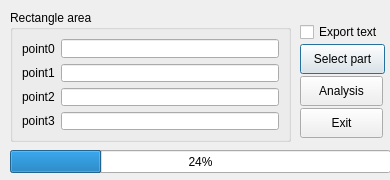
<?xml version="1.0" encoding="UTF-8"?>
<ui version="4.0">
 <class>XPASS_DISTRIBUTION</class>
 <widget class="QDialog" name="XPASS_DISTRIBUTION">
  <property name="geometry">
   <rect>
    <x>0</x>
    <y>0</y>
    <width>390</width>
    <height>180</height>
   </rect>
  </property>
  <property name="minimumSize">
   <size>
    <width>390</width>
    <height>180</height>
   </size>
  </property>
  <property name="maximumSize">
   <size>
    <width>390</width>
    <height>180</height>
   </size>
  </property>
  <property name="windowTitle">
   <string>Dialog</string>
  </property>
  <widget class="QGroupBox" name="GB_AREA">
   <property name="geometry">
    <rect>
     <x>10</x>
     <y>10</y>
     <width>281</width>
     <height>132</height>
    </rect>
   </property>
   <property name="title">
    <string>Rectangle area</string>
   </property>
   <layout class="QGridLayout" name="gridLayout_2">
    <item row="0" column="0">
     <layout class="QGridLayout" name="gridLayout">
      <item row="0" column="0">
       <widget class="QLabel" name="LP0">
        <property name="text">
         <string>point0</string>
        </property>
       </widget>
      </item>
      <item row="0" column="1">
       <widget class="QLineEdit" name="LEP0"/>
      </item>
      <item row="1" column="0">
       <widget class="QLabel" name="LP1">
        <property name="text">
         <string>point1</string>
        </property>
       </widget>
      </item>
      <item row="1" column="1">
       <widget class="QLineEdit" name="LEP1"/>
      </item>
      <item row="2" column="0">
       <widget class="QLabel" name="LP2">
        <property name="text">
         <string>point2</string>
        </property>
       </widget>
      </item>
      <item row="2" column="1">
       <widget class="QLineEdit" name="LEP2"/>
      </item>
      <item row="3" column="0">
       <widget class="QLabel" name="LP3">
        <property name="text">
         <string>point3</string>
        </property>
       </widget>
      </item>
      <item row="3" column="1">
       <widget class="QLineEdit" name="LEP3"/>
      </item>
     </layout>
    </item>
   </layout>
  </widget>
  <widget class="QProgressBar" name="PROB">
   <property name="geometry">
    <rect>
     <x>10</x>
     <y>150</y>
     <width>381</width>
     <height>23</height>
    </rect>
   </property>
   <property name="value">
    <number>24</number>
   </property>
  </widget>
  <widget class="QWidget" name="">
   <property name="geometry">
    <rect>
     <x>300</x>
     <y>20</y>
     <width>85</width>
     <height>121</height>
    </rect>
   </property>
   <layout class="QVBoxLayout" name="verticalLayout">
    <property name="spacing">
     <number>0</number>
    </property>
    <item>
     <widget class="QCheckBox" name="CB_TXT">
      <property name="text">
       <string>Export text</string>
      </property>
     </widget>
    </item>
    <item>
     <widget class="QPushButton" name="PB_SelectPart">
      <property name="minimumSize">
       <size>
        <width>0</width>
        <height>30</height>
       </size>
      </property>
      <property name="maximumSize">
       <size>
        <width>16777215</width>
        <height>30</height>
       </size>
      </property>
      <property name="text">
       <string>Select part</string>
      </property>
     </widget>
    </item>
    <item>
     <widget class="QPushButton" name="PB_ANALYSIS">
      <property name="minimumSize">
       <size>
        <width>83</width>
        <height>30</height>
       </size>
      </property>
      <property name="maximumSize">
       <size>
        <width>83</width>
        <height>30</height>
       </size>
      </property>
      <property name="text">
       <string>Analysis</string>
      </property>
     </widget>
    </item>
    <item>
     <widget class="QPushButton" name="PB_Exit">
      <property name="minimumSize">
       <size>
        <width>83</width>
        <height>30</height>
       </size>
      </property>
      <property name="maximumSize">
       <size>
        <width>83</width>
        <height>30</height>
       </size>
      </property>
      <property name="text">
       <string>Exit</string>
      </property>
     </widget>
    </item>
   </layout>
  </widget>
 </widget>
 <resources/>
 <connections/>
</ui>
